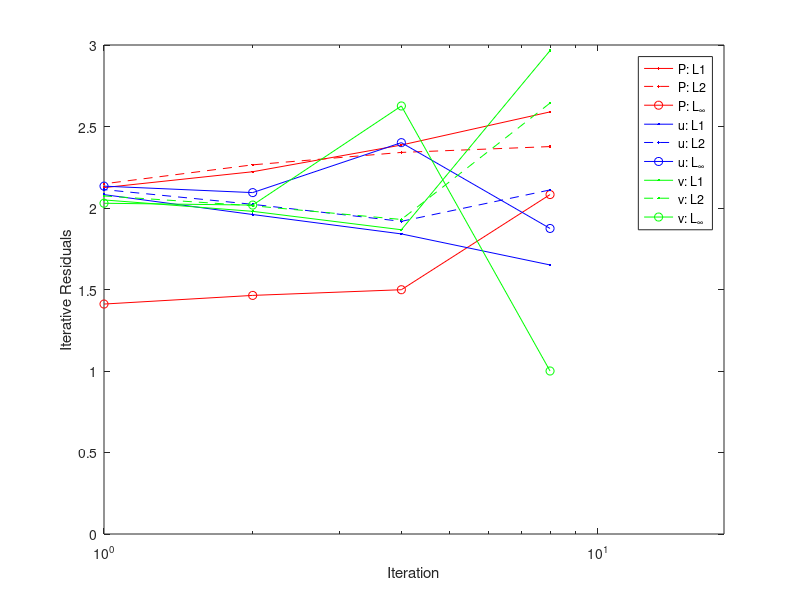

The MATLAB script that drew this image: (Note: this script raises an error after producing the figure.)
% Author: Se Hwan
% AME 50572: Intro to CFD
% Plotting order of accuracy

clc;clf; clear all
%% data
r=2;
h = [8 4 2 1];
pressureDE_L1 = [0.0022 0.3655e-3 0.6991e-4 0.1498e-4 0.3434e-5];
pressureDE_L2 = [0.0030 0.5776e-3 0.1140e-3 0.2372e-4 0.5350e-5];
pressureDE_Linf = [0.0072 0.0017 0.6016e-3 0.2181e-3 0.8203e-4];

uDE_L1 = [0.0002  0.0637e-3 0.1778e-4 0.0457e-4 0.10793e-5];
uDE_L2 = [0.0004 0.0926e-3 0.0245e-3 0.0603e-4 0.1394e-5];
uDE_Linf = [0.0011 0.0003 0.0568e-3 0.0133e-3 0.0303e-4];

vDE_L1 = [0.0001  0.0128e-3 0.0351e-4 0.0089e-4 0.0215e-5];
vDE_L2 = [0.0001 0.0160e-3 0.0042e-3 0.0104e-4 0.0247e-5];
vDE_Linf = [0.0002  0.0001 0.0162e-3 0.0040e-3 0.0098e-4];



for i=1:length(h)
    p_L1(i) = log(pressureDE_L1(i)/pressureDE_L1(i+1))/log(r);
    p_L2(i) = log(pressureDE_L2(i)/pressureDE_L2(i+1))/log(r);
    p_Linf(i) = log(pressureDE_Linf(i)/pressureDE_Linf(i+1))/log(r);
    u_L1(i) = log(uDE_L1(i)/uDE_L1(i+1))/log(r);
    u_L2(i) = log(uDE_L2(i)/uDE_L2(i+1))/log(r);
    u_Linf(i) = log(uDE_Linf(i)/uDE_Linf(i+1))/log(r);
    v_L1(i) = log(vDE_L1(i)/vDE_L1(i+1))/log(r);
    v_L2(i) = log(vDE_L2(i)/vDE_L2(i+1))/log(r);
    v_Linf(i) = log(vDE_Linf(i)/vDE_Linf(i+1))/log(r);
end

%% plotting
hold off;

figure(1)
semilogx(h,p_L1,'r.-',h,p_L2,'r.--',h,p_Linf,'ro-')
hold
semilogx(h,u_L1,'b.-',h,u_L2,'b.--',h,u_Linf,'bo-')
semilogx(h,v_L1,'g.-',h,v_L2,'g.--',h,v_Linf,'go-')
xlabel('Iteration')
ylabel('Iterative Residuals')
legend('P: L1','P: L2','P: L_{\infty}','u: L1','u: L2','u: L_{\infty}','v: L1','v: L2','v: L_{\infty}')
axis([1,18,0,3])
ax = gca;
ax.FontSize = 16;
ax.FontName = 'Times New Roman';